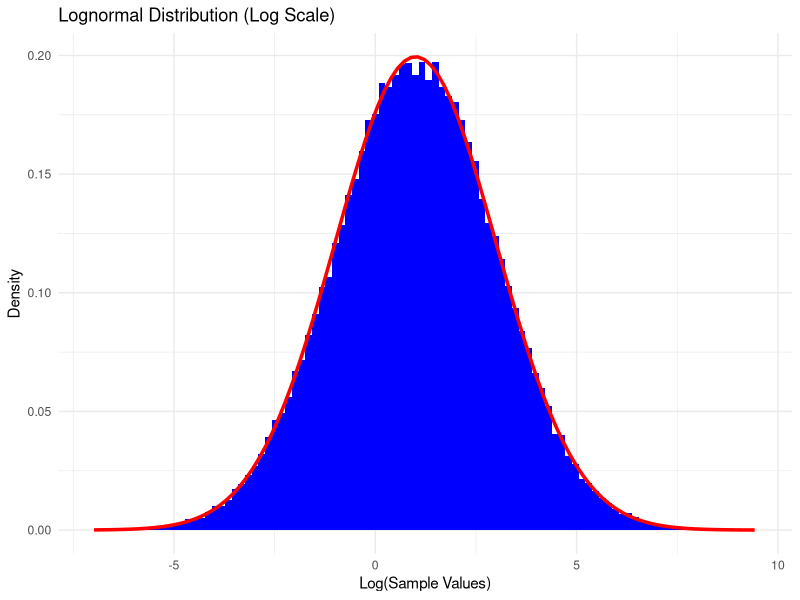

Write R code to recreate this figure.
setwd("~/gabor/Egyetem/4. Félév/Statistical Modeling/rscriptek")
library(ggplot2)

lognormal_fn <- function(sample_size, mean, sd) {
  set.seed(17)
  sample <- rlnorm(sample_size, meanlog = mean, sdlog = sd)
  
  theoretical_mean <- exp(mean + ((sd^2) / 2))
  theoretical_sd <- sqrt((exp(sd^2) - 1) * exp(2 * mean + sd^2))
  theoretical_median <- exp(mean)
  theoretical_95th <- exp(mean + qnorm(0.95) * sd)
  
  empirical_mean <- mean(sample)
  empirical_sd <- sd(sample)
  empirical_median <- median(sample)
  empirical_95th <- quantile(sample, 0.95)
  
  lognormal_df <- data.frame(Sample = sample)
  
  cat("Theoretical Mean:", theoretical_mean, "\n")
  cat("Theoretical Standard Deviation:", theoretical_sd, "\n")
  cat("Theoretical Median:", theoretical_median, "\n")
  cat("Theoretical 95th Percentile:", theoretical_95th, "\n")
  cat("\n")
  cat("Empirical Mean:", empirical_mean, "\n")
  cat("Empirical Standard Deviation:", empirical_sd, "\n")
  cat("Empirical Median:", empirical_median, "\n")
  cat("Empirical 95th Percentile:", empirical_95th, "\n")
  
  return(list(
    data = lognormal_df,
    theoretical = list(
      mean = theoretical_mean,
      sd = theoretical_sd,
      median = theoretical_median,
      percentile_95 = theoretical_95th
    ),
    empirical = list(
      mean = empirical_mean,
      sd = empirical_sd,
      median = empirical_median,
      percentile_95 = empirical_95th
    )
  ))
}

result <- lognormal_fn(100000, mean = 1, sd = 2)

ggplot(data = result$data, mapping = aes(x = log(Sample))) +
  geom_histogram(aes(y = after_stat(density)), bins = 100, fill = "blue") +
  stat_function(fun = function(x) dlnorm(exp(x), meanlog = 1, sdlog = 2) * exp(x), 
                col = "red", size = 1.2) +
  labs(title = "Lognormal Distribution (Log Scale)", x = "Log(Sample Values)", y = "Density") +
  theme_minimal()





